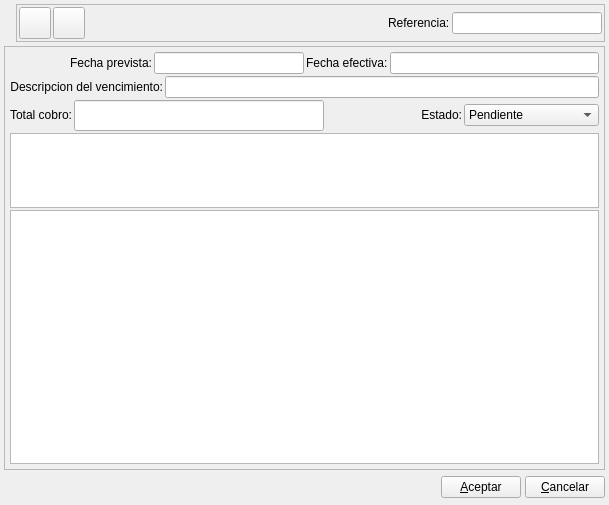
<?xml version="1.0" encoding="UTF-8"?>
<ui version="4.0">
 <author>Tomeu Borrás</author>
 <class>VencimientoCBase</class>
 <widget class="QWidget" name="VencimientoCBase">
  <property name="geometry">
   <rect>
    <x>0</x>
    <y>0</y>
    <width>609</width>
    <height>505</height>
   </rect>
  </property>
  <property name="minimumSize">
   <size>
    <width>500</width>
    <height>400</height>
   </size>
  </property>
  <property name="windowTitle">
   <string>Nuevo vencimiento</string>
  </property>
  <property name="windowIcon">
   <iconset resource="../../../bulmages.qrc">
    <normaloff>:/Images/receive.png</normaloff>:/Images/receive.png</iconset>
  </property>
  <layout class="QVBoxLayout" name="verticalLayout">
   <property name="spacing">
    <number>4</number>
   </property>
   <property name="margin">
    <number>4</number>
   </property>
   <item>
    <layout class="QHBoxLayout">
     <property name="spacing">
      <number>5</number>
     </property>
     <property name="margin">
      <number>0</number>
     </property>
     <item>
      <widget class="QLabel" name="label">
       <property name="maximumSize">
        <size>
         <width>48</width>
         <height>48</height>
        </size>
       </property>
       <property name="text">
        <string/>
       </property>
       <property name="pixmap">
        <pixmap resource="../../../bulmages.qrc">:/Images/receive.png</pixmap>
       </property>
       <property name="scaledContents">
        <bool>true</bool>
       </property>
      </widget>
     </item>
     <item>
      <widget class="QFrame" name="mui_plugbotones">
       <property name="sizePolicy">
        <sizepolicy hsizetype="Preferred" vsizetype="Fixed">
         <horstretch>0</horstretch>
         <verstretch>0</verstretch>
        </sizepolicy>
       </property>
       <property name="minimumSize">
        <size>
         <width>16</width>
         <height>36</height>
        </size>
       </property>
       <property name="frameShape">
        <enum>QFrame::StyledPanel</enum>
       </property>
       <property name="frameShadow">
        <enum>QFrame::Raised</enum>
       </property>
       <layout class="QHBoxLayout" name="horizontalLayout_8">
        <property name="margin">
         <number>2</number>
        </property>
        <item>
         <widget class="QToolButton" name="mui_guardar">
          <property name="minimumSize">
           <size>
            <width>32</width>
            <height>32</height>
           </size>
          </property>
          <property name="maximumSize">
           <size>
            <width>32</width>
            <height>32</height>
           </size>
          </property>
          <property name="toolTip">
           <string>Guardar pago</string>
          </property>
          <property name="whatsThis">
           <string>Guardar pago</string>
          </property>
          <property name="text">
           <string/>
          </property>
          <property name="icon">
           <iconset resource="../../../bulmages.qrc">
            <normaloff>:/Images/edit-save.png</normaloff>:/Images/edit-save.png</iconset>
          </property>
          <property name="iconSize">
           <size>
            <width>22</width>
            <height>22</height>
           </size>
          </property>
         </widget>
        </item>
        <item>
         <widget class="QToolButton" name="mui_borrar">
          <property name="minimumSize">
           <size>
            <width>32</width>
            <height>32</height>
           </size>
          </property>
          <property name="maximumSize">
           <size>
            <width>32</width>
            <height>32</height>
           </size>
          </property>
          <property name="toolTip">
           <string>Borrar pago</string>
          </property>
          <property name="whatsThis">
           <string>Borrar pago</string>
          </property>
          <property name="text">
           <string/>
          </property>
          <property name="icon">
           <iconset resource="../../../bulmages.qrc">
            <normaloff>:/Images/edit-delete.png</normaloff>:/Images/edit-delete.png</iconset>
          </property>
          <property name="iconSize">
           <size>
            <width>22</width>
            <height>22</height>
           </size>
          </property>
         </widget>
        </item>
        <item>
         <layout class="QHBoxLayout" name="hboxLayout1">
          <property name="spacing">
           <number>0</number>
          </property>
         </layout>
        </item>
        <item>
         <spacer>
          <property name="orientation">
           <enum>Qt::Horizontal</enum>
          </property>
          <property name="sizeType">
           <enum>QSizePolicy::Expanding</enum>
          </property>
          <property name="sizeHint" stdset="0">
           <size>
            <width>61</width>
            <height>32</height>
           </size>
          </property>
         </spacer>
        </item>
        <item>
         <widget class="QLabel" name="textLabel1_2_2_3_2_2">
          <property name="sizePolicy">
           <sizepolicy hsizetype="Minimum" vsizetype="Fixed">
            <horstretch>0</horstretch>
            <verstretch>0</verstretch>
           </sizepolicy>
          </property>
          <property name="text">
           <string>Referencia:</string>
          </property>
          <property name="buddy">
           <cstring>mui_refvencimientoc</cstring>
          </property>
         </widget>
        </item>
        <item>
         <widget class="BfBuscarReferencia" name="mui_refvencimientoc">
          <property name="minimumSize">
           <size>
            <width>150</width>
            <height>0</height>
           </size>
          </property>
          <property name="maximumSize">
           <size>
            <width>150</width>
            <height>16777215</height>
           </size>
          </property>
         </widget>
        </item>
       </layout>
      </widget>
     </item>
    </layout>
   </item>
   <item>
    <widget class="QFrame" name="frame_2">
     <property name="sizePolicy">
      <sizepolicy hsizetype="Preferred" vsizetype="Expanding">
       <horstretch>0</horstretch>
       <verstretch>0</verstretch>
      </sizepolicy>
     </property>
     <property name="frameShape">
      <enum>QFrame::StyledPanel</enum>
     </property>
     <property name="frameShadow">
      <enum>QFrame::Raised</enum>
     </property>
     <layout class="QVBoxLayout" name="verticalLayout_2">
      <item>
       <layout class="QHBoxLayout" name="horizontalLayout_7">
        <item>
         <layout class="QHBoxLayout" name="horizontalLayout">
          <item>
           <widget class="QLabel" name="textLabel1_2_3">
            <property name="text">
             <string>Fecha prevista:</string>
            </property>
            <property name="alignment">
             <set>Qt::AlignRight|Qt::AlignTrailing|Qt::AlignVCenter</set>
            </property>
            <property name="buddy">
             <cstring>mui_fechavencimientoc</cstring>
            </property>
           </widget>
          </item>
          <item>
           <widget class="BlDateSearch" name="mui_fechavencimientoc">
            <property name="minimumSize">
             <size>
              <width>150</width>
              <height>0</height>
             </size>
            </property>
            <property name="maximumSize">
             <size>
              <width>150</width>
              <height>16777215</height>
             </size>
            </property>
           </widget>
          </item>
         </layout>
        </item>
        <item>
         <layout class="QHBoxLayout" name="horizontalLayout_2">
          <item>
           <widget class="QLabel" name="label_2">
            <property name="text">
             <string>Fecha efectiva:</string>
            </property>
            <property name="buddy">
             <cstring>mui_fechaefvencimientoc</cstring>
            </property>
           </widget>
          </item>
          <item>
           <widget class="BlDateSearch" name="mui_fechaefvencimientoc"/>
          </item>
         </layout>
        </item>
       </layout>
      </item>
      <item>
       <layout class="QHBoxLayout" name="horizontalLayout_3">
        <item>
         <widget class="QLabel" name="textLabel1_2_2_3_2">
          <property name="sizePolicy">
           <sizepolicy hsizetype="Preferred" vsizetype="Preferred">
            <horstretch>0</horstretch>
            <verstretch>0</verstretch>
           </sizepolicy>
          </property>
          <property name="text">
           <string>Descripcion del vencimiento:</string>
          </property>
          <property name="alignment">
           <set>Qt::AlignRight|Qt::AlignTrailing|Qt::AlignVCenter</set>
          </property>
          <property name="buddy">
           <cstring>mui_descvencimientoc</cstring>
          </property>
         </widget>
        </item>
        <item>
         <widget class="QLineEdit" name="mui_descvencimientoc">
          <property name="sizePolicy">
           <sizepolicy hsizetype="Expanding" vsizetype="Fixed">
            <horstretch>0</horstretch>
            <verstretch>0</verstretch>
           </sizepolicy>
          </property>
         </widget>
        </item>
       </layout>
      </item>
      <item>
       <layout class="QHBoxLayout" name="horizontalLayout_6">
        <item>
         <layout class="QHBoxLayout" name="horizontalLayout_4">
          <item>
           <widget class="QLabel" name="textLabel1_4_4">
            <property name="sizePolicy">
             <sizepolicy hsizetype="Preferred" vsizetype="Fixed">
              <horstretch>0</horstretch>
              <verstretch>0</verstretch>
             </sizepolicy>
            </property>
            <property name="text">
             <string>Total cobro:</string>
            </property>
            <property name="alignment">
             <set>Qt::AlignRight|Qt::AlignTrailing|Qt::AlignVCenter</set>
            </property>
            <property name="buddy">
             <cstring>mui_cantvencimientoc</cstring>
            </property>
           </widget>
          </item>
          <item>
           <widget class="QLineEdit" name="mui_cantvencimientoc">
            <property name="enabled">
             <bool>true</bool>
            </property>
            <property name="sizePolicy">
             <sizepolicy hsizetype="Preferred" vsizetype="Fixed">
              <horstretch>0</horstretch>
              <verstretch>0</verstretch>
             </sizepolicy>
            </property>
            <property name="minimumSize">
             <size>
              <width>250</width>
              <height>0</height>
             </size>
            </property>
            <property name="font">
             <font>
              <family>Sans Serif</family>
              <pointsize>12</pointsize>
              <weight>75</weight>
              <italic>false</italic>
              <bold>true</bold>
              <underline>false</underline>
              <strikeout>false</strikeout>
             </font>
            </property>
            <property name="text">
             <string/>
            </property>
            <property name="alignment">
             <set>Qt::AlignRight</set>
            </property>
           </widget>
          </item>
         </layout>
        </item>
        <item>
         <layout class="QHBoxLayout" name="horizontalLayout_5">
          <item>
           <widget class="QLabel" name="textLabel1_4_6">
            <property name="sizePolicy">
             <sizepolicy hsizetype="Preferred" vsizetype="Fixed">
              <horstretch>0</horstretch>
              <verstretch>0</verstretch>
             </sizepolicy>
            </property>
            <property name="text">
             <string>Estado:</string>
            </property>
            <property name="alignment">
             <set>Qt::AlignRight|Qt::AlignTrailing|Qt::AlignVCenter</set>
            </property>
            <property name="buddy">
             <cstring>mui_estadovencimientoc</cstring>
            </property>
           </widget>
          </item>
          <item>
           <widget class="QComboBox" name="mui_estadovencimientoc">
            <item>
             <property name="text">
              <string>Pendiente</string>
             </property>
            </item>
            <item>
             <property name="text">
              <string>Emitido</string>
             </property>
            </item>
            <item>
             <property name="text">
              <string>Pagado</string>
             </property>
            </item>
            <item>
             <property name="text">
              <string>Devuelto</string>
             </property>
            </item>
            <item>
             <property name="text">
              <string>Reemitido</string>
             </property>
            </item>
           </widget>
          </item>
         </layout>
        </item>
       </layout>
      </item>
      <item>
       <widget class="BlSearchWidget" name="mui_idcliente">
        <property name="sizePolicy">
         <sizepolicy hsizetype="Expanding" vsizetype="Fixed">
          <horstretch>0</horstretch>
          <verstretch>0</verstretch>
         </sizepolicy>
        </property>
        <property name="minimumSize">
         <size>
          <width>0</width>
          <height>75</height>
         </size>
        </property>
        <property name="maximumSize">
         <size>
          <width>10000</width>
          <height>75</height>
         </size>
        </property>
       </widget>
      </item>
      <item>
       <widget class="QPlainTextEdit" name="mui_comentvencimientoc"/>
      </item>
     </layout>
    </widget>
   </item>
   <item>
    <layout class="QHBoxLayout">
     <property name="spacing">
      <number>4</number>
     </property>
     <property name="margin">
      <number>0</number>
     </property>
     <item>
      <spacer>
       <property name="orientation">
        <enum>Qt::Horizontal</enum>
       </property>
       <property name="sizeHint" stdset="0">
        <size>
         <width>201</width>
         <height>27</height>
        </size>
       </property>
      </spacer>
     </item>
     <item>
      <widget class="QPushButton" name="mui_aceptar">
       <property name="text">
        <string>&amp;Aceptar</string>
       </property>
      </widget>
     </item>
     <item>
      <widget class="QPushButton" name="mui_cancelar">
       <property name="text">
        <string>&amp;Cancelar</string>
       </property>
      </widget>
     </item>
    </layout>
   </item>
  </layout>
 </widget>
 <layoutdefault spacing="2" margin="5"/>
 <customwidgets>
  <customwidget>
   <class>BlDateSearch</class>
   <extends>QLineEdit</extends>
   <header>../../../bulmalib/src/bldatesearch.h</header>
  </customwidget>
  <customwidget>
   <class>BfBuscarReferencia</class>
   <extends>QLineEdit</extends>
   <header>bfbuscarreferencia.h</header>
  </customwidget>
  <customwidget>
   <class>BlSearchWidget</class>
   <extends>QTextEdit</extends>
   <header>blsearchwidget.h</header>
  </customwidget>
 </customwidgets>
 <tabstops>
  <tabstop>mui_guardar</tabstop>
  <tabstop>mui_borrar</tabstop>
  <tabstop>mui_refvencimientoc</tabstop>
  <tabstop>mui_fechavencimientoc</tabstop>
  <tabstop>mui_descvencimientoc</tabstop>
  <tabstop>mui_cantvencimientoc</tabstop>
  <tabstop>mui_aceptar</tabstop>
  <tabstop>mui_cancelar</tabstop>
  <tabstop>mui_descvencimientoc</tabstop>
 </tabstops>
 <resources>
  <include location="../../../bulmages.qrc"/>
 </resources>
 <connections>
  <connection>
   <sender>mui_cancelar</sender>
   <signal>clicked()</signal>
   <receiver>VencimientoCBase</receiver>
   <slot>close()</slot>
   <hints>
    <hint type="sourcelabel">
     <x>414</x>
     <y>246</y>
    </hint>
    <hint type="destinationlabel">
     <x>432</x>
     <y>102</y>
    </hint>
   </hints>
  </connection>
 </connections>
</ui>
